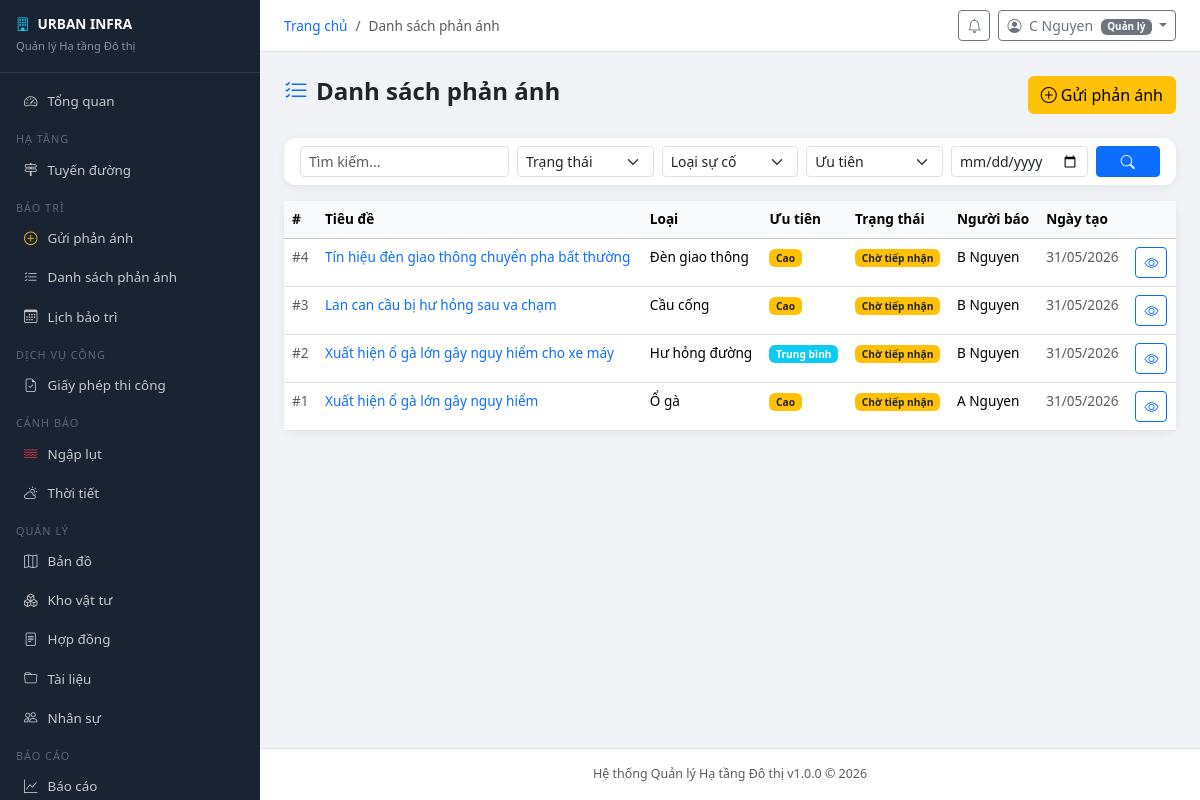
Screenshot of /maintenance/ (signed in) with the database file from the repository.
### accounts/models.py (models this page shows, shortened)
class User(AbstractUser):
    ROLE_CHOICES = [
        ('admin', 'Quản trị viên hệ thống'),
        ('manager', 'Quản lý'),
        ('staff', 'Cán bộ kỹ thuật'),
        ('inspector', 'Kiểm định viên'),
        ('citizen', 'Người dân'),
    ]
    role = models.CharField('Vai trò', max_length=20, choices=ROLE_CHOICES, default='citizen')
    phone = models.CharField('Số điện thoại', max_length=15, blank=True)
    avatar = models.ImageField('Ảnh đại diện', upload_to='avatars/', blank=True, null=True)
    address = models.TextField('Địa chỉ', blank=True)
    district = models.CharField('Quận/Huyện', max_length=100, blank=True)
    ward = models.CharField('Phường/Xã', max_length=100, blank=True)
    is_locked = models.BooleanField('Bị khóa', default=False)
    locked_reason = models.TextField('Lý do khóa', blank=True)
    otp_secret = models.CharField(max_length=32, blank=True)
    two_factor_enabled = models.BooleanField('Xác thực 2 bước', default=False)
    created_at = models.DateTimeField('Ngày tạo', auto_now_add=True)
    updated_at = models.DateTimeField('Cập nhật', auto_now=True)
    class Meta:
        verbose_name = 'Người dùng'
        verbose_name_plural = 'Người dùng'
    @property
    def is_admin(self):
        return self.role == 'admin' or self.is_superuser
    @property
    def is_staff_member(self):
        return self.role in ('admin', 'manager', 'staff', 'inspector')

### maintenance/models.py (models this page shows, shortened)
class MaintenanceRequest(models.Model):
    TYPE_CHOICES = [
        ('road_damage', 'Hư hỏng đường'),
        ('pothole', 'Ổ gà'),
        ('traffic_light', 'Đèn giao thông'),
        ('drainage', 'Thoát nước'),
        ('bridge', 'Cầu cống'),
        ('sign', 'Biển báo'),
        ('lighting', 'Chiếu sáng'),
        ('other', 'Khác'),
    ]
    STATUS_CHOICES = [
        ('pending', 'Chờ tiếp nhận'),
        ('received', 'Đã tiếp nhận'),
        ('assigned', 'Đã phân công'),
        ('in_progress', 'Đang xử lý'),
        ('completed', 'Hoàn thành'),
        ('rejected', 'Từ chối'),
        ('cancelled', 'Đã hủy'),
    ]
    PRIORITY_CHOICES = [
        ('low', 'Thấp'),
        ('medium', 'Trung bình'),
        ('high', 'Cao'),
        ('urgent', 'Khẩn cấp'),
    ]
    title = models.CharField('Tiêu đề', max_length=300)
    description = models.TextField('Mô tả sự cố')
    incident_type = models.CharField('Loại sự cố', max_length=20, choices=TYPE_CHOICES)
    priority = models.CharField('Mức độ ưu tiên', max_length=10, choices=PRIORITY_CHOICES, default='medium')
    status = models.CharField('Trạng thái', max_length=15, choices=STATUS_CHOICES, default='pending')
    infrastructure = models.ForeignKey(
        'infrastructure.Infrastructure', on_delete=models.SET_NULL, null=True, blank=True,
        related_name='maintenance_requests', verbose_name='Hạ tầng liên quan'
    )
    road = models.ForeignKey(
        'infrastructure.Road', on_delete=models.SET_NULL, null=True, blank=True,
        related_name='maintenance_requests', verbose_name='Tuyến đường'
    )
    latitude = models.FloatField('Vĩ độ', null=True, blank=True)
    longitude = models.FloatField('Kinh độ', null=True, blank=True)
    address = models.CharField('Địa chỉ', max_length=300, blank=True)
    is_anonymous = models.BooleanField('Phản ánh ẩn danh', default=False)
    reported_by = models.ForeignKey(User, on_delete=models.SET_NULL, null=True,
                                     related_name='reported_requests', verbose_name='Người báo cáo')
    assigned_to = models.ForeignKey(User, on_delete=models.SET_NULL, null=True, blank=True,
                                     related_name='assigned_requests', verbose_name='Người xử lý')
    assigned_at = models.DateTimeField('Thời gian phân công', null=True, blank=True)
    started_at = models.DateTimeField('Thời gian bắt đầu', null=True, blank=True)
    completed_at = models.DateTimeField('Thời gian hoàn thành', null=True, blank=True)
    estimated_cost = models.DecimalField('Chi phí dự kiến (VNĐ)', max_digits=15, decimal_places=0, default=0)
    actual_cost = models.DecimalField('Chi phí thực tế (VNĐ)', max_digits=15, decimal_places=0, default=0)
    rejection_reason = models.TextField('Lý do từ chối', blank=True)
    processing_note = models.TextField('Ghi chú xử lý', blank=True)
    is_duplicate = models.BooleanField('Phản ánh trùng', default=False)
    duplicate_of = models.ForeignKey('self', on_delete=models.SET_NULL, null=True, blank=True,
                                      related_name='duplicates', verbose_name='Trùng với')
    citizen_rating = models.IntegerField('Đánh giá của người dân (1-5)', null=True, blank=True)
    citizen_feedback = models.TextField('Phản hồi người dân', blank=True)
    created_at = models.DateTimeField('Ngày tạo', auto_now_add=True)
    updated_at = models.DateTimeField('Cập nhật', auto_now=True)
    class Meta:
        verbose_name = 'Yêu cầu bảo trì'
        verbose_name_plural = 'Yêu cầu bảo trì'
        ordering = ['-created_at']

### maintenance/views.py (the view)
# urls.py: path('', views.request_list, name='request_list'),
@login_required
def request_list(request):
    qs = MaintenanceRequest.objects.select_related('reported_by', 'assigned_to')
    if request.user.role == 'citizen':
        qs = qs.filter(reported_by=request.user)
    status = request.GET.get('status', '')
    incident_type = request.GET.get('type', '')
    priority = request.GET.get('priority', '')
    date_from = request.GET.get('date_from', '')
    date_to = request.GET.get('date_to', '')
    q = request.GET.get('q', '')
    if status:
        qs = qs.filter(status=status)
    if incident_type:
        qs = qs.filter(incident_type=incident_type)
    if priority:
        qs = qs.filter(priority=priority)
    if date_from:
        qs = qs.filter(created_at__date__gte=date_from)
    if date_to:
        qs = qs.filter(created_at__date__lte=date_to)
    if q:
        qs = qs.filter(Q(title__icontains=q) | Q(description__icontains=q) | Q(address__icontains=q))
    paginator = Paginator(qs, 20)
    page = paginator.get_page(request.GET.get('page', 1))
    return render(request, 'maintenance/request_list.html', {
        'page_obj': page,
        'status_choices': MaintenanceRequest.STATUS_CHOICES,
        'type_choices': MaintenanceRequest.TYPE_CHOICES,
        'priority_choices': MaintenanceRequest.PRIORITY_CHOICES,
        'page_title': 'Danh sách phản ánh',
    })

### urban_infra/context_processors.py (called while the page is built)
def global_context(request):
    context = {
        'SYSTEM_NAME': settings.SYSTEM_NAME,
        'SYSTEM_SHORT_NAME': settings.SYSTEM_SHORT_NAME,
        'SYSTEM_VERSION': settings.SYSTEM_VERSION,
    }
    if request.user.is_authenticated:
        from notifications.models import Notification
        context['unread_count'] = Notification.objects.filter(
            recipient=request.user, is_read=False
        ).count()
    return context

### maintenance/templates/maintenance/request_list.html (shortened to what this page needs)
{% extends "base.html" %}
{% block content %}
<div class="d-flex justify-content-between align-items-center mb-4">
  <h4 class="fw-bold"><i class="bi bi-list-check me-2 text-primary"></i>Danh sách phản ánh</h4>
  <a href="{% url 'maintenance:request_create' %}" class="btn btn-warning"><i class="bi bi-plus-circle me-1"></i>Gửi phản ánh</a>
</div>
<div class="card mb-3">
  <div class="card-body py-2">
    <form method="get" class="row g-2 align-items-end">
      <div class="col-sm-3"><input type="text" name="q" value="{{ request.GET.q }}" class="form-control form-control-sm" placeholder="Tìm kiếm..."></div>
      <div class="col-sm-2"><select name="status" class="form-select form-select-sm"><option value="">Trạng thái</option></select></div>
      <div class="col-sm-2"><select name="type" class="form-select form-select-sm"><option value="">Loại sự cố</option></select></div>
      <div class="col-sm-2"><select name="priority" class="form-select form-select-sm"><option value="">Ưu tiên</option></select></div>
      <div class="col-sm-2"><input type="date" name="date_from" value="{{ request.GET.date_from }}" class="form-control form-control-sm"></div>
      <div class="col-sm-1"><button type="submit" class="btn btn-primary btn-sm w-100"><i class="bi bi-search"></i></button></div>
    </form>
  </div>
</div>
<div class="card">
  <div class="card-body p-0">
    <div class="table-responsive">
      <table class="table table-hover mb-0" style="font-size:.85rem">
        <thead class="table-light"><tr><th>#</th><th>Tiêu đề</th><th>Loại</th><th>Ưu tiên</th><th>Trạng thái</th><th>Người báo</th><th>Ngày tạo</th><th></th></tr></thead>
        <tbody>
          {% for r in page_obj %}
          <tr>
            <td class="text-muted">#{{ r.pk }}</td>
            <td><a href="{% url 'maintenance:request_detail' r.pk %}" class="fw-medium text-decoration-none">{{ r.title|truncatechars:45 }}</a>
              {% if r.is_duplicate %}<span class="badge bg-secondary ms-1" style="font-size:.65rem">Trùng</span>{% endif %}</td>
            <td>{{ r.get_incident_type_display }}</td>
            <td><span class="badge bg-{% if r.priority == 'urgent' %}danger{% elif r.priority == 'high' %}warning text-dark{% elif r.priority == 'medium' %}info{% else %}secondary{% endif %}">{{ r.get_priority_display }}</span></td>
            <td><span class="badge bg-{% if r.status == 'completed' %}success{% elif r.status == 'in_progress' %}info{% elif r.status == 'pending' %}warning text-dark{% elif r.status == 'rejected' %}danger{% else %}secondary{% endif %}">{{ r.get_status_display }}</span></td>
            <td>{% if r.is_anonymous %}Ẩn danh{% else %}{{ r.reported_by.get_full_name|default:r.reported_by.username }}{% endif %}</td>
            <td class="text-muted">{{ r.created_at|date:"d/m/Y" }}</td>
            <td><a href="{% url 'maintenance:request_detail' r.pk %}" class="btn btn-sm btn-outline-primary"><i class="bi bi-eye"></i></a></td>
          </tr>
          {% empty %}<tr><td colspan="8" class="text-center py-4 text-muted">Không có phản ánh nào</td></tr>{% endfor %}
        </tbody>
      </table>
    </div>
  </div>
</div>
{% endblock %}

### templates/base.html (shortened to what this page needs)
<!DOCTYPE html>
<html lang="vi">
<head>
<link rel="stylesheet" href="https://cdnjs.cloudflare.com/ajax/libs/bootstrap/5.3.2/css/bootstrap.min.css">
<link rel="stylesheet" href="https://cdnjs.cloudflare.com/ajax/libs/bootstrap-icons/1.11.3/font/bootstrap-icons.min.css">
</head>
<body>
{% if user.is_authenticated %}
<div class="sidebar" id="sidebar">
  <div class="brand">
    <h6><i class="bi bi-building me-2 text-info"></i>{{ SYSTEM_SHORT_NAME }}</h6>
    <small>Quản lý Hạ tầng Đô thị</small>
  </div>
  <nav class="py-2">
    <a href="{% url 'dashboard' %}" class="nav-link"><i class="bi bi-speedometer2"></i>Tổng quan</a>
    <div class="nav-section">Hạ tầng</div>
    <a href="{% url 'infrastructure:road_list' %}" class="nav-link"><i class="bi bi-signpost-2"></i>Tuyến đường</a>
    <div class="nav-section">Bảo trì</div>
    <a href="{% url 'maintenance:request_create' %}" class="nav-link"><i class="bi bi-plus-circle text-warning"></i>Gửi phản ánh</a>
    <a href="{% url 'maintenance:request_list' %}" class="nav-link"><i class="bi bi-list-check"></i>Danh sách phản ánh</a>
    <a href="{% url 'maintenance:schedule_list' %}" class="nav-link"><i class="bi bi-calendar3"></i>Lịch bảo trì</a>
    <div class="nav-section">Dịch vụ công</div>
    <a href="{% url 'permits:list' %}" class="nav-link"><i class="bi bi-file-earmark-check"></i>Giấy phép thi công</a>
    <div class="nav-section">Cảnh báo</div>
    <a href="{% url 'flood:alert_list' %}" class="nav-link"><i class="bi bi-water text-danger"></i>Ngập lụt</a>
    <a href="{% url 'weather:current' %}" class="nav-link"><i class="bi bi-cloud-sun"></i>Thời tiết</a>
    <div class="nav-section">Quản lý</div>
    <a href="{% url 'maps:map' %}" class="nav-link"><i class="bi bi-map"></i>Bản đồ</a>
    <a href="{% url 'inventory:material_list' %}" class="nav-link"><i class="bi bi-boxes"></i>Kho vật tư</a>
    <a href="{% url 'contracts:contract_list' %}" class="nav-link"><i class="bi bi-file-text"></i>Hợp đồng</a>
    <a href="{% url 'documents:list' %}" class="nav-link"><i class="bi bi-folder"></i>Tài liệu</a>
    {% if user.is_staff_member %}
    <a href="{% url 'hr:employee_list' %}" class="nav-link"><i class="bi bi-people"></i>Nhân sự</a>
    {% endif %}
    <div class="nav-section">Báo cáo</div>
    <a href="{% url 'reports:summary' %}" class="nav-link"><i class="bi bi-graph-up"></i>Báo cáo</a>
  </nav>
</div>
<div class="main-content">
  <div class="topbar">
    <div class="d-flex align-items-center gap-3">
      <nav>
        <ol class="breadcrumb mb-0" style="font-size:.85rem">
          <li class="breadcrumb-item"><a href="/" class="text-decoration-none">Trang chủ</a></li>
          {% if page_title %}<li class="breadcrumb-item active">{{ page_title }}</li>{% endif %}
        </ol>
      </nav>
    </div>
    <div class="d-flex align-items-center gap-2">
      <a href="{% url 'notifications:list' %}" class="btn btn-sm btn-outline-secondary position-relative">
        <i class="bi bi-bell"></i>
      </a>
      <div class="dropdown">
        <button class="btn btn-sm btn-outline-secondary dropdown-toggle" data-bs-toggle="dropdown">
          <i class="bi bi-person-circle me-1"></i>
          {{ user.get_full_name|default:user.username }}
          <span class="badge bg-secondary ms-1" style="font-size:.62rem">{{ user.get_role_display }}</span>
        </button>
      </div>
    </div>
  </div>
  <div class="content-area">
{% endif %}
{% block content %}{% endblock %}
{% if user.is_authenticated %}
  </div>
  <footer class="text-center py-3 text-muted"
          style="font-size:.78rem; border-top:1px solid #e0e0e0; background:#fff;">
    {{ SYSTEM_NAME }} v{{ SYSTEM_VERSION }} &copy; {% now "Y" %}
  </footer>
</div>
{% else %}
</div>
{% endif %}
</body>
</html>

### templates/base.html (style rules this page uses)
:root { --sidebar-width: 260px; --sidebar-bg: #1a2332; --sidebar-hover: #2c3e55; }
body { font-family: 'Segoe UI', sans-serif; background: #f0f2f5; }
.sidebar { width: var(--sidebar-width); height: 100vh; background: var(--sidebar-bg); position: fixed; top: 0; left: 0; z-index: 1000; overflow-y: auto; }
.sidebar .brand { padding: 16px; border-bottom: 1px solid rgba(255,255,255,.1); }
.sidebar .brand h6 { color: #fff; font-weight: 700; margin: 0; font-size: .85rem; }
.sidebar .brand small { color: rgba(255,255,255,.5); font-size: .7rem; }
.sidebar .nav-link { color: rgba(255,255,255,.75); padding: 9px 16px; border-radius: 6px; margin: 1px 8px; font-size: .84rem; display: flex; align-items: center; gap: 10px; text-decoration: none; }
.nav-section { color: rgba(255,255,255,.3); font-size: .68rem; text-transform: uppercase; letter-spacing: 1px; padding: 10px 16px 2px; }
.main-content { margin-left: var(--sidebar-width); min-height: 100vh; display: flex; flex-direction: column; }
.topbar { background: #fff; padding: 10px 24px; border-bottom: 1px solid #e0e0e0; display: flex; align-items: center; justify-content: space-between; position: sticky; top: 0; z-index: 100; }
.content-area { padding: 24px; flex: 1; }
.card { border: none; border-radius: 12px; box-shadow: 0 2px 8px rgba(0,0,0,.06); }

### rows the page displays
User: get_full_name "C Nguyen", role "Quản lý"
MaintenanceRequest: pk "4", title "Tín hiệu đèn giao thông chuyển pha bất thường", incident_type "Đèn giao thông", priority "Cao", status "Chờ tiếp nhận", reported_by.get_full_name "B Nguyen", created_at "31/05/2026"
MaintenanceRequest: pk "3", title "Lan can cầu bị hư hỏng sau va chạm", incident_type "Cầu cống", priority "Cao", status "Chờ tiếp nhận", reported_by.get_full_name "B Nguyen", created_at "31/05/2026"
MaintenanceRequest: pk "2", title "Xuất hiện ổ gà lớn gây nguy hiểm cho xe máy", incident_type "Hư hỏng đường", priority "Trung bình", status "Chờ tiếp nhận", reported_by.get_full_name "B Nguyen", created_at "31/05/2026"
MaintenanceRequest: pk "1", title "Xuất hiện ổ gà lớn gây nguy hiểm", incident_type "Ổ gà", priority "Cao", status "Chờ tiếp nhận", reported_by.get_full_name "A Nguyen", created_at "31/05/2026"

### other values shown
{{ SYSTEM_SHORT_NAME }} "URBAN INFRA"
{{ page_title }} "Danh sách phản ánh"
{{ SYSTEM_NAME }} "Hệ thống Quản lý Hạ tầng Đô thị"
{{ SYSTEM_VERSION }} "1.0.0"
